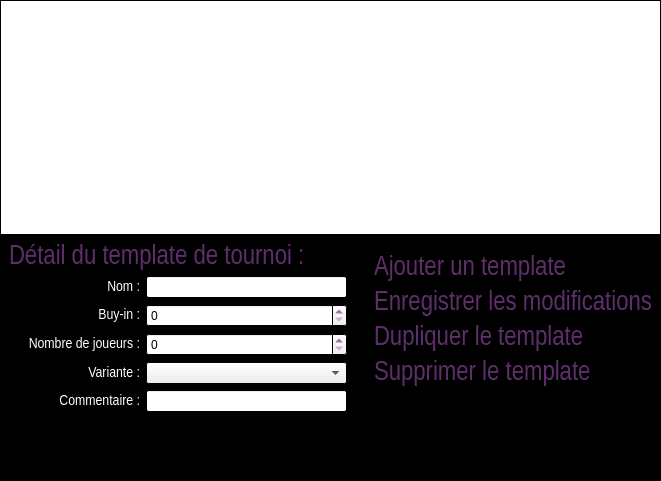
<?xml version="1.0" encoding="UTF-8"?>
<ui version="4.0">
 <class>TournamentTemplateManagement</class>
 <widget class="QWidget" name="TournamentTemplateManagement">
  <property name="geometry">
   <rect>
    <x>0</x>
    <y>0</y>
    <width>661</width>
    <height>481</height>
   </rect>
  </property>
  <property name="palette">
   <palette>
    <active>
     <colorrole role="WindowText">
      <brush brushstyle="SolidPattern">
       <color alpha="255">
        <red>94</red>
        <green>47</green>
        <blue>106</blue>
       </color>
      </brush>
     </colorrole>
     <colorrole role="Base">
      <brush brushstyle="SolidPattern">
       <color alpha="255">
        <red>255</red>
        <green>255</green>
        <blue>255</blue>
       </color>
      </brush>
     </colorrole>
     <colorrole role="Window">
      <brush brushstyle="SolidPattern">
       <color alpha="255">
        <red>0</red>
        <green>0</green>
        <blue>0</blue>
       </color>
      </brush>
     </colorrole>
    </active>
    <inactive>
     <colorrole role="WindowText">
      <brush brushstyle="SolidPattern">
       <color alpha="255">
        <red>94</red>
        <green>47</green>
        <blue>106</blue>
       </color>
      </brush>
     </colorrole>
     <colorrole role="Base">
      <brush brushstyle="SolidPattern">
       <color alpha="255">
        <red>255</red>
        <green>255</green>
        <blue>255</blue>
       </color>
      </brush>
     </colorrole>
     <colorrole role="Window">
      <brush brushstyle="SolidPattern">
       <color alpha="255">
        <red>0</red>
        <green>0</green>
        <blue>0</blue>
       </color>
      </brush>
     </colorrole>
    </inactive>
    <disabled>
     <colorrole role="WindowText">
      <brush brushstyle="SolidPattern">
       <color alpha="255">
        <red>120</red>
        <green>120</green>
        <blue>120</blue>
       </color>
      </brush>
     </colorrole>
     <colorrole role="Base">
      <brush brushstyle="SolidPattern">
       <color alpha="255">
        <red>0</red>
        <green>0</green>
        <blue>0</blue>
       </color>
      </brush>
     </colorrole>
     <colorrole role="Window">
      <brush brushstyle="SolidPattern">
       <color alpha="255">
        <red>0</red>
        <green>0</green>
        <blue>0</blue>
       </color>
      </brush>
     </colorrole>
    </disabled>
   </palette>
  </property>
  <property name="windowTitle">
   <string>TournamentTemplateManagement</string>
  </property>
  <layout class="QVBoxLayout" name="verticalLayout">
   <property name="spacing">
    <number>0</number>
   </property>
   <property name="leftMargin">
    <number>0</number>
   </property>
   <property name="topMargin">
    <number>0</number>
   </property>
   <property name="rightMargin">
    <number>0</number>
   </property>
   <item>
    <widget class="QTableView" name="tableView">
     <property name="minimumSize">
      <size>
       <width>0</width>
       <height>160</height>
      </size>
     </property>
     <property name="editTriggers">
      <set>QAbstractItemView::NoEditTriggers</set>
     </property>
     <property name="alternatingRowColors">
      <bool>true</bool>
     </property>
     <property name="selectionMode">
      <enum>QAbstractItemView::SingleSelection</enum>
     </property>
     <property name="selectionBehavior">
      <enum>QAbstractItemView::SelectRows</enum>
     </property>
     <property name="sortingEnabled">
      <bool>true</bool>
     </property>
     <attribute name="verticalHeaderVisible">
      <bool>false</bool>
     </attribute>
    </widget>
   </item>
   <item>
    <layout class="QHBoxLayout" name="horizontalLayout">
     <property name="spacing">
      <number>0</number>
     </property>
     <item>
      <layout class="QVBoxLayout" name="verticalLayout_5">
       <property name="topMargin">
        <number>9</number>
       </property>
       <property name="rightMargin">
        <number>9</number>
       </property>
       <item>
        <layout class="QHBoxLayout" name="horizontalLayout_3">
         <property name="leftMargin">
          <number>9</number>
         </property>
         <item>
          <widget class="QLabel" name="detailTemplateTournoiLabel">
           <property name="font">
            <font>
             <family>Arial Narrow</family>
             <pointsize>20</pointsize>
            </font>
           </property>
           <property name="text">
            <string>Détail du template de tournoi :</string>
           </property>
          </widget>
         </item>
        </layout>
       </item>
       <item>
        <layout class="QHBoxLayout" name="horizontalLayout_4">
         <item>
          <widget class="QLabel" name="nomLabel">
           <property name="minimumSize">
            <size>
             <width>140</width>
             <height>20</height>
            </size>
           </property>
           <property name="palette">
            <palette>
             <active>
              <colorrole role="WindowText">
               <brush brushstyle="SolidPattern">
                <color alpha="255">
                 <red>255</red>
                 <green>255</green>
                 <blue>255</blue>
                </color>
               </brush>
              </colorrole>
             </active>
             <inactive>
              <colorrole role="WindowText">
               <brush brushstyle="SolidPattern">
                <color alpha="255">
                 <red>255</red>
                 <green>255</green>
                 <blue>255</blue>
                </color>
               </brush>
              </colorrole>
             </inactive>
             <disabled>
              <colorrole role="WindowText">
               <brush brushstyle="SolidPattern">
                <color alpha="255">
                 <red>120</red>
                 <green>120</green>
                 <blue>120</blue>
                </color>
               </brush>
              </colorrole>
             </disabled>
            </palette>
           </property>
           <property name="font">
            <font>
             <family>Arial Narrow</family>
             <pointsize>11</pointsize>
            </font>
           </property>
           <property name="text">
            <string>Nom :</string>
           </property>
           <property name="alignment">
            <set>Qt::AlignRight|Qt::AlignTrailing|Qt::AlignVCenter</set>
           </property>
          </widget>
         </item>
         <item>
          <widget class="QLineEdit" name="nomLineEdit">
           <property name="minimumSize">
            <size>
             <width>200</width>
             <height>22</height>
            </size>
           </property>
           <property name="maxLength">
            <number>100</number>
           </property>
          </widget>
         </item>
        </layout>
       </item>
       <item>
        <layout class="QHBoxLayout" name="horizontalLayout_8">
         <item>
          <widget class="QLabel" name="buyInLabel">
           <property name="minimumSize">
            <size>
             <width>140</width>
             <height>20</height>
            </size>
           </property>
           <property name="maximumSize">
            <size>
             <width>140</width>
             <height>20</height>
            </size>
           </property>
           <property name="palette">
            <palette>
             <active>
              <colorrole role="WindowText">
               <brush brushstyle="SolidPattern">
                <color alpha="255">
                 <red>255</red>
                 <green>255</green>
                 <blue>255</blue>
                </color>
               </brush>
              </colorrole>
             </active>
             <inactive>
              <colorrole role="WindowText">
               <brush brushstyle="SolidPattern">
                <color alpha="255">
                 <red>255</red>
                 <green>255</green>
                 <blue>255</blue>
                </color>
               </brush>
              </colorrole>
             </inactive>
             <disabled>
              <colorrole role="WindowText">
               <brush brushstyle="SolidPattern">
                <color alpha="255">
                 <red>120</red>
                 <green>120</green>
                 <blue>120</blue>
                </color>
               </brush>
              </colorrole>
             </disabled>
            </palette>
           </property>
           <property name="font">
            <font>
             <family>Arial Narrow</family>
             <pointsize>11</pointsize>
            </font>
           </property>
           <property name="text">
            <string>Buy-in :</string>
           </property>
           <property name="alignment">
            <set>Qt::AlignRight|Qt::AlignTrailing|Qt::AlignVCenter</set>
           </property>
          </widget>
         </item>
         <item>
          <widget class="QSpinBox" name="buyInSpinBox">
           <property name="minimumSize">
            <size>
             <width>0</width>
             <height>22</height>
            </size>
           </property>
           <property name="maximum">
            <number>999999999</number>
           </property>
          </widget>
         </item>
        </layout>
       </item>
       <item>
        <layout class="QHBoxLayout" name="horizontalLayout_14">
         <item>
          <widget class="QLabel" name="nombreJoueursLabel">
           <property name="minimumSize">
            <size>
             <width>140</width>
             <height>20</height>
            </size>
           </property>
           <property name="maximumSize">
            <size>
             <width>140</width>
             <height>20</height>
            </size>
           </property>
           <property name="palette">
            <palette>
             <active>
              <colorrole role="WindowText">
               <brush brushstyle="SolidPattern">
                <color alpha="255">
                 <red>255</red>
                 <green>255</green>
                 <blue>255</blue>
                </color>
               </brush>
              </colorrole>
             </active>
             <inactive>
              <colorrole role="WindowText">
               <brush brushstyle="SolidPattern">
                <color alpha="255">
                 <red>255</red>
                 <green>255</green>
                 <blue>255</blue>
                </color>
               </brush>
              </colorrole>
             </inactive>
             <disabled>
              <colorrole role="WindowText">
               <brush brushstyle="SolidPattern">
                <color alpha="255">
                 <red>120</red>
                 <green>120</green>
                 <blue>120</blue>
                </color>
               </brush>
              </colorrole>
             </disabled>
            </palette>
           </property>
           <property name="font">
            <font>
             <family>Arial Narrow</family>
             <pointsize>11</pointsize>
            </font>
           </property>
           <property name="text">
            <string>Nombre de joueurs :</string>
           </property>
           <property name="alignment">
            <set>Qt::AlignRight|Qt::AlignTrailing|Qt::AlignVCenter</set>
           </property>
          </widget>
         </item>
         <item>
          <widget class="QSpinBox" name="nombreJoueursSpinBox">
           <property name="minimumSize">
            <size>
             <width>0</width>
             <height>22</height>
            </size>
           </property>
           <property name="maximum">
            <number>999999999</number>
           </property>
          </widget>
         </item>
        </layout>
       </item>
       <item>
        <layout class="QHBoxLayout" name="horizontalLayout_12">
         <item>
          <widget class="QLabel" name="varianteLabel">
           <property name="minimumSize">
            <size>
             <width>140</width>
             <height>20</height>
            </size>
           </property>
           <property name="maximumSize">
            <size>
             <width>140</width>
             <height>20</height>
            </size>
           </property>
           <property name="palette">
            <palette>
             <active>
              <colorrole role="WindowText">
               <brush brushstyle="SolidPattern">
                <color alpha="255">
                 <red>255</red>
                 <green>255</green>
                 <blue>255</blue>
                </color>
               </brush>
              </colorrole>
             </active>
             <inactive>
              <colorrole role="WindowText">
               <brush brushstyle="SolidPattern">
                <color alpha="255">
                 <red>255</red>
                 <green>255</green>
                 <blue>255</blue>
                </color>
               </brush>
              </colorrole>
             </inactive>
             <disabled>
              <colorrole role="WindowText">
               <brush brushstyle="SolidPattern">
                <color alpha="255">
                 <red>120</red>
                 <green>120</green>
                 <blue>120</blue>
                </color>
               </brush>
              </colorrole>
             </disabled>
            </palette>
           </property>
           <property name="font">
            <font>
             <family>Arial Narrow</family>
             <pointsize>11</pointsize>
            </font>
           </property>
           <property name="text">
            <string>Variante :</string>
           </property>
           <property name="alignment">
            <set>Qt::AlignRight|Qt::AlignTrailing|Qt::AlignVCenter</set>
           </property>
          </widget>
         </item>
         <item>
          <widget class="QComboBox" name="varianteComboBox">
           <property name="minimumSize">
            <size>
             <width>0</width>
             <height>22</height>
            </size>
           </property>
          </widget>
         </item>
        </layout>
       </item>
       <item>
        <layout class="QHBoxLayout" name="horizontalLayout_2">
         <item>
          <widget class="QLabel" name="commentLabel">
           <property name="minimumSize">
            <size>
             <width>140</width>
             <height>20</height>
            </size>
           </property>
           <property name="maximumSize">
            <size>
             <width>140</width>
             <height>20</height>
            </size>
           </property>
           <property name="palette">
            <palette>
             <active>
              <colorrole role="WindowText">
               <brush brushstyle="SolidPattern">
                <color alpha="255">
                 <red>255</red>
                 <green>255</green>
                 <blue>255</blue>
                </color>
               </brush>
              </colorrole>
             </active>
             <inactive>
              <colorrole role="WindowText">
               <brush brushstyle="SolidPattern">
                <color alpha="255">
                 <red>255</red>
                 <green>255</green>
                 <blue>255</blue>
                </color>
               </brush>
              </colorrole>
             </inactive>
             <disabled>
              <colorrole role="WindowText">
               <brush brushstyle="SolidPattern">
                <color alpha="255">
                 <red>120</red>
                 <green>120</green>
                 <blue>120</blue>
                </color>
               </brush>
              </colorrole>
             </disabled>
            </palette>
           </property>
           <property name="font">
            <font>
             <family>Arial Narrow</family>
             <pointsize>11</pointsize>
            </font>
           </property>
           <property name="text">
            <string>Commentaire :</string>
           </property>
           <property name="alignment">
            <set>Qt::AlignRight|Qt::AlignTrailing|Qt::AlignVCenter</set>
           </property>
          </widget>
         </item>
         <item>
          <widget class="QLineEdit" name="commentLineEdit">
           <property name="minimumSize">
            <size>
             <width>0</width>
             <height>22</height>
            </size>
           </property>
           <property name="maxLength">
            <number>500</number>
           </property>
          </widget>
         </item>
        </layout>
       </item>
       <item>
        <spacer name="verticalSpacer_3">
         <property name="orientation">
          <enum>Qt::Vertical</enum>
         </property>
         <property name="sizeHint" stdset="0">
          <size>
           <width>20</width>
           <height>40</height>
          </size>
         </property>
        </spacer>
       </item>
      </layout>
     </item>
     <item>
      <layout class="QVBoxLayout" name="verticalLayout_2">
       <property name="leftMargin">
        <number>9</number>
       </property>
       <item>
        <layout class="QHBoxLayout" name="horizontalLayout_15">
         <item>
          <widget class="QLabel" name="logoLabel">
           <property name="maximumSize">
            <size>
             <width>256</width>
             <height>150</height>
            </size>
           </property>
           <property name="text">
            <string/>
           </property>
           <property name="pixmap">
            <pixmap resource="pokersphere.qrc">:/img/Resources/pokerSphere.gif</pixmap>
           </property>
           <property name="scaledContents">
            <bool>true</bool>
           </property>
           <property name="alignment">
            <set>Qt::AlignCenter</set>
           </property>
          </widget>
         </item>
        </layout>
       </item>
       <item>
        <layout class="QVBoxLayout" name="verticalLayout_6">
         <property name="leftMargin">
          <number>9</number>
         </property>
         <property name="rightMargin">
          <number>9</number>
         </property>
         <item>
          <widget class="QLabel" name="ajouterTemplateTournoiLabel">
           <property name="font">
            <font>
             <family>Arial Narrow</family>
             <pointsize>20</pointsize>
            </font>
           </property>
           <property name="text">
            <string>&lt;a href=&quot;a&quot; style=&quot;text-decoration:none;&quot;&gt;&lt;font color=&quot;#5E2F6A&quot;&gt;Ajouter un template&lt;/font&gt;&lt;/a&gt;</string>
           </property>
          </widget>
         </item>
         <item>
          <widget class="QLabel" name="enregistrerModificationLabel">
           <property name="font">
            <font>
             <family>Arial Narrow</family>
             <pointsize>20</pointsize>
            </font>
           </property>
           <property name="text">
            <string>&lt;a href=&quot;a&quot; style=&quot;text-decoration:none;&quot;&gt;&lt;font color=&quot;#5E2F6A&quot;&gt;Enregistrer les modifications&lt;/font&gt;&lt;/a&gt;</string>
           </property>
          </widget>
         </item>
         <item>
          <widget class="QLabel" name="dupliquerLabel">
           <property name="font">
            <font>
             <family>Arial Narrow</family>
             <pointsize>20</pointsize>
            </font>
           </property>
           <property name="text">
            <string>&lt;a href=&quot;a&quot; style=&quot;text-decoration:none;&quot;&gt;&lt;font color=&quot;#5E2F6A&quot;&gt;Dupliquer le template&lt;/font&gt;&lt;/a&gt;</string>
           </property>
          </widget>
         </item>
         <item>
          <widget class="QLabel" name="supprimerTemplateTournoiLabel">
           <property name="font">
            <font>
             <family>Arial Narrow</family>
             <pointsize>20</pointsize>
            </font>
           </property>
           <property name="text">
            <string>&lt;a href=&quot;a&quot; style=&quot;text-decoration:none;&quot;&gt;&lt;font color=&quot;#5E2F6A&quot;&gt;Supprimer le template&lt;/font&gt;&lt;/a&gt;</string>
           </property>
          </widget>
         </item>
         <item>
          <spacer name="verticalSpacer_2">
           <property name="orientation">
            <enum>Qt::Vertical</enum>
           </property>
           <property name="sizeHint" stdset="0">
            <size>
             <width>20</width>
             <height>40</height>
            </size>
           </property>
          </spacer>
         </item>
        </layout>
       </item>
      </layout>
     </item>
    </layout>
   </item>
  </layout>
 </widget>
 <layoutdefault spacing="6" margin="11"/>
 <resources>
  <include location="pokersphere.qrc"/>
 </resources>
 <connections/>
</ui>
